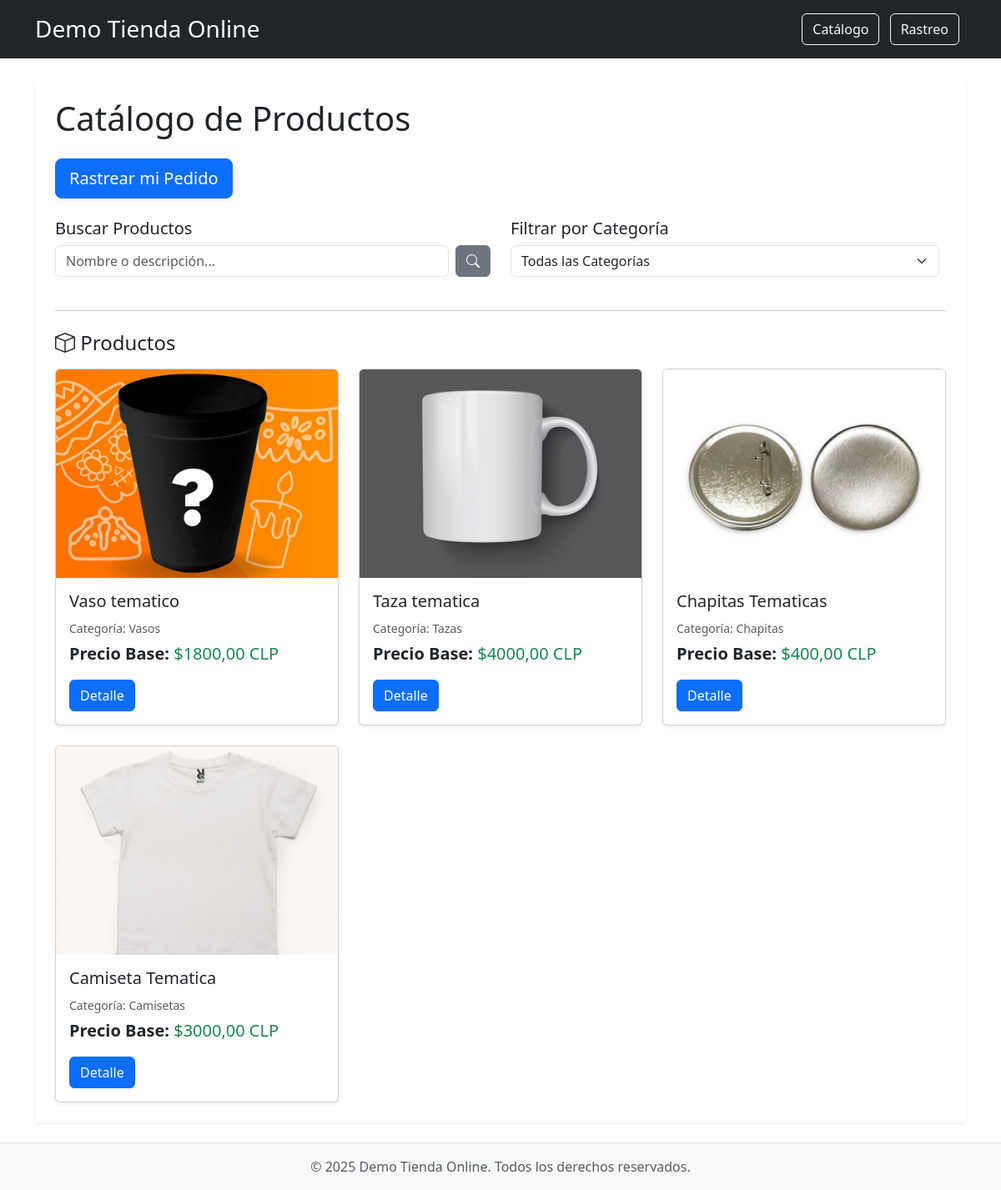
The page / on the database its author committed.
### mainApp/models.py (models this page shows, shortened)
class Product(models.Model):
    nombre = models.CharField(max_length=100)
    description = models.TextField()
    category = models.ForeignKey('categoryProduct', on_delete=models.CASCADE)
    precio_base = models.DecimalField(max_digits=10, decimal_places=2)
    imagen1 = models.ImageField(upload_to='imagenes_productos/', blank=True, null=True)
    imagen2 = models.ImageField(upload_to='imagenes_productos/', blank=True, null=True)
    imagen3 = models.ImageField(upload_to='imagenes_productos/', blank=True, null=True)
    destacado = models.BooleanField(default=False)

class categoryProduct(models.Model):
    nombre = models.CharField(max_length=50)

### mainApp/views.py (the view)
# urls.py: path('', views.lista_productos, name='home'),
def lista_productos(request):
    categorias = categoryProduct.objects.all()
    productos = Product.objects.all()
    destacados = Product.objects.filter(destacado=True)
    categoria_seleccionada_id = request.GET.get('categoria')
    if categoria_seleccionada_id:
        productos = productos.filter(category__id=categoria_seleccionada_id)
    query = request.GET.get('q')
    if query:
        productos = productos.filter(
            Q(nombre__icontains=query) |
            Q(description__icontains=query)
        ).distinct()
    context = {
        'productos': productos,
        'destacados': destacados,
        'categorias': categorias,
        'categoria_seleccionada_id': categoria_seleccionada_id,
        'query': query,
        'titulo': 'Catálogo de Productos',
    }
    return render(request, 'lista_productos.html', context)

### templates/lista_productos.html (shortened to what this page needs)
{% extends "base.html" %}
{% load static %}
{% block content %}
    <h1 class="mb-4">{{ titulo }}</h1>
    <a href="{% url 'rastreo_form' %}" class="btn btn-primary btn-lg mb-4 shadow-sm">
        Rastrear mi Pedido
    </a>
    <div class="row mb-4">
        <div class="col-md-6 mb-3">
            <h2 class="h5">Buscar Productos</h2>
            <form method="get" action="{% url 'home' %}" class="d-flex">
                <input type="text" name="q" placeholder="Nombre o descripción..." value="{{ query|default:'' }}" class="form-control me-2">
                <button type="submit" class="btn btn-secondary"><i class="bi bi-search"></i></button>
            </form>
        </div>
        <div class="col-md-6 mb-3">
            <h2 class="h5"> Filtrar por Categoría</h2>
            <form method="get" action="{% url 'home' %}" class="d-flex align-items-center">
                <select name="categoria" onchange="this.form.submit()" class="form-select me-2">
                    <option value="">Todas las Categorías</option>
                </select>
            </form>
        </div>
    </div>
    <hr class="my-4">
    <h2 class="h4 mb-3">
        <i class="bi bi-box"></i> Productos
    </h2>
    <div class="row row-cols-1 row-cols-md-2 row-cols-lg-3 g-4">
        {% for producto in productos %}
            <div class="col">
                <div class="card h-100 shadow-sm">
                    {% if producto.imagen1 %}
                        <img src="{{ producto.imagen1.url }}" class="card-img-top" alt="{{ producto.nombre }}" style="height: 250px; object-fit: cover;">
                    {% endif %}
                    <div class="card-body">
                        <h5 class="card-title">{{ producto.nombre }}</h5>
                        <p class="card-text mb-1"><small class="text-muted">Categoría: {{ producto.category.nombre }}</small></p>
                        <p class="card-text fs-5"><strong> Precio Base: </strong> <span class="text-success">${{ producto.precio_base }} CLP </span></p>
                        <a href="{% url 'detalle_producto' producto.pk %}" class="btn btn-primary">Detalle </a>
                    </div>
                </div>
            </div>
        {% empty %}
            <div class="col-12">
                <div class="alert alert-info" role="alert">
                    <i class="bi bi-info-circle-fill"></i> No se encontraron productos con estos criterios.
                </div>
            </div>
        {% endfor %}
    </div>
{% endblock %}

### rows shown on the page
Product: imagen1 (picture), nombre "Vaso tematico", category.nombre "Vasos", precio_base "1800,00"
Product: imagen1 (picture), nombre "Taza tematica", category.nombre "Tazas", precio_base "4000,00"
Product: imagen1 (picture), nombre "Chapitas Tematicas", category.nombre "Chapitas", precio_base "400,00"
Product: imagen1 (picture), nombre "Camiseta Tematica", category.nombre "Camisetas", precio_base "3000,00"

### other values the page prints
{{ titulo }} "Catálogo de Productos"
